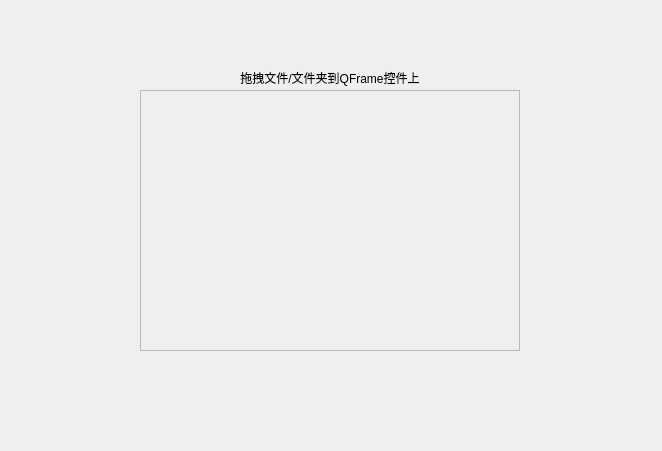
<?xml version="1.0" encoding="UTF-8"?>
<ui version="4.0">
 <class>DragDropWindow</class>
 <widget class="QMainWindow" name="DragDropWindow">
  <property name="geometry">
   <rect>
    <x>0</x>
    <y>0</y>
    <width>662</width>
    <height>451</height>
   </rect>
  </property>
  <property name="windowTitle">
   <string>MainWindow</string>
  </property>
  <widget class="QWidget" name="centralwidget">
   <widget class="DragDrop_Frame" name="frame">
    <property name="geometry">
     <rect>
      <x>140</x>
      <y>90</y>
      <width>380</width>
      <height>261</height>
     </rect>
    </property>
    <property name="frameShape">
     <enum>QFrame::StyledPanel</enum>
    </property>
    <property name="frameShadow">
     <enum>QFrame::Raised</enum>
    </property>
   </widget>
   <widget class="QLabel" name="label">
    <property name="geometry">
     <rect>
      <x>140</x>
      <y>70</y>
      <width>380</width>
      <height>16</height>
     </rect>
    </property>
    <property name="styleSheet">
     <string notr="true">font: 75 14px &quot;微软雅黑&quot;;</string>
    </property>
    <property name="text">
     <string>拖拽文件/文件夹到QFrame控件上</string>
    </property>
    <property name="alignment">
     <set>Qt::AlignCenter</set>
    </property>
   </widget>
  </widget>
 </widget>
 <customwidgets>
  <customwidget>
   <class>DragDrop_Frame</class>
   <extends>QFrame</extends>
   <header>dragdrop_frame.h</header>
   <container>1</container>
  </customwidget>
 </customwidgets>
 <resources/>
 <connections/>
</ui>
